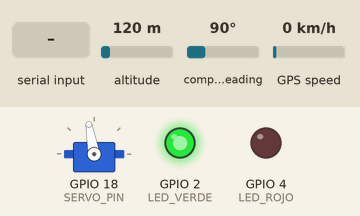
A sketch run on a simulated ESP32. On the bench: servo, output pins drawn as LEDs (lit = HIGH). The inputs (shaded band) are chosen by the test bench; at power-on: altitude 120 m, compass heading 90°, GPS speed 0 km/h. WiFi joins after 1.5 s; servers stay silent unless stated; uploads are accepted with an empty reply; the GPS gets a fix after 3 s at 37.7749, -122.4194 with 8 satellites; what the sketch prints to the serial monitor is not drawn.

Above: at 4.3 s.
4.6 s: "RESET" received over Serial
At 5.32 s:
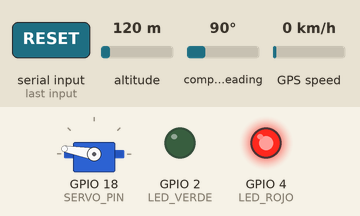
8.1 s: "A" received over Serial
At 11.08 s:
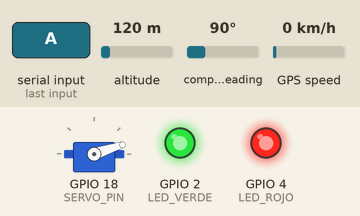
12.4 s: "GET" received over Serial
At 16.2 s:
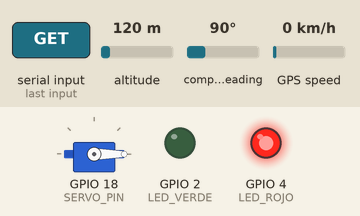
16.7 s: "G" received over Serial
20.2 s: "SET_CONFIG" received over Serial
Timing chart, 0 to 22.9 s (numbered marks = the images above; inputs shaded):
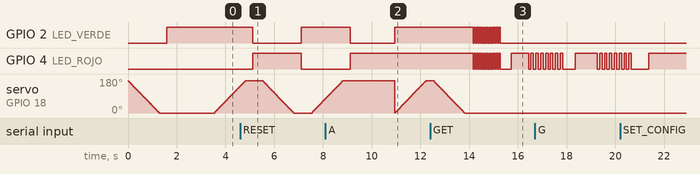

The sketch:

esp32_bicesmartiot.ino
```cpp
#include <WiFi.h>
#include <WiFiClientSecure.h>
#include <HTTPClient.h>
#include <ESP32Servo.h>
#include <TinyGPSPlus.h>

// ==================== CONFIGURACION WIFI / EDGE ====================
const char* WIFI_SSID = "Olimpo";
const char* WIFI_PASSWORD = "1234oscar";
const char* GATEWAY_BASE_URL = "https://api-gateway-production-c440.up.railway.app";
const char* IOT_DEVICE_KEY = "dev-device-key";
const char* DEVICE_ID = "esp32-demo-01";

const unsigned long HEARTBEAT_INTERVAL_MS = 5000;
const unsigned long GPS_EVENT_INTERVAL_MS = 3000;
const unsigned long CONFIG_POLL_INTERVAL_MS = 10000;
const unsigned long COMMAND_POLL_INTERVAL_MS = 2000;

// ==================== PINES ====================
#define LED_VERDE 2
#define LED_ROJO 4
#define SERVO_PIN 18
#define GPS_RX_PIN 19 // ESP32 RX: conectar al TX del GPS
#define GPS_TX_PIN 23 // ESP32 TX: conectar al RX del GPS

// ==================== ACTUADORES / GPS ====================
Servo bloqueoServo;
TinyGPSPlus gps;

bool bloqueado = false;
double geofenceLat = -12.0464;
double geofenceLon = -77.0428;
double geofenceRadiusMeters = 100.0;
double speedLimitKmph = 30.0;

unsigned long lastHeartbeatAt = 0;
unsigned long lastGpsEventAt = 0;
unsigned long lastConfigPollAt = 0;
unsigned long lastCommandPollAt = 0;

const int SERVO_LOCK_ANGLE = 170;
const int SERVO_UNLOCK_ANGLE = 0;

// ==================================================
void conectarWifi()
{
  if (WiFi.status() == WL_CONNECTED)
  {
    return;
  }

  Serial.print("Conectando WiFi: ");
  Serial.println(WIFI_SSID);

  WiFi.mode(WIFI_STA);
  WiFi.begin(WIFI_SSID, WIFI_PASSWORD);

  unsigned long startedAt = millis();
  while (WiFi.status() != WL_CONNECTED && millis() - startedAt < 15000)
  {
    delay(500);
    Serial.print(".");
  }

  Serial.println();

  if (WiFi.status() == WL_CONNECTED)
  {
    Serial.print("WiFi conectado. IP: ");
    Serial.println(WiFi.localIP());
  }
  else
  {
    Serial.println("No se pudo conectar a WiFi. El circuito seguira funcionando localmente.");
  }
}

// ==================================================
String httpRequest(const String& method, const String& url, const String& payload, int& statusCode)
{
  conectarWifi();
  statusCode = 0;

  if (WiFi.status() != WL_CONNECTED)
  {
    Serial.println("HTTP cancelado: WiFi desconectado");
    return "";
  }

  HTTPClient http;
  WiFiClient plainClient;
  WiFiClientSecure secureClient;

  if (url.startsWith("https://"))
  {
    secureClient.setInsecure();
    http.begin(secureClient, url);
  }
  else
  {
    http.begin(plainClient, url);
  }

  http.addHeader("Content-Type", "application/json");
  http.addHeader("X-Device-Key", IOT_DEVICE_KEY);
  http.setTimeout(2500);

  if (method == "GET")
  {
    statusCode = http.GET();
  }
  else
  {
    statusCode = http.POST(payload);
  }

  String response = "";
  if (statusCode > 0)
  {
    response = http.getString();
  }

  http.end();
  return response;
}

// ==================================================
String jsonStringValue(const String& json, const String& key)
{
  String pattern = "\"" + key + "\":\"";
  int start = json.indexOf(pattern);
  if (start < 0)
  {
    return "";
  }
  start += pattern.length();
  int end = json.indexOf("\"", start);
  if (end < 0)
  {
    return "";
  }
  return json.substring(start, end);
}

double jsonNumberValue(const String& json, const String& key, double fallback)
{
  String pattern = "\"" + key + "\":";
  int start = json.indexOf(pattern);
  if (start < 0)
  {
    return fallback;
  }

  start += pattern.length();
  int end = start;
  while (end < json.length())
  {
    char c = json.charAt(end);
    if (!isDigit(c) && c != '-' && c != '+' && c != '.')
    {
      break;
    }
    end++;
  }

  return json.substring(start, end).toDouble();
}

// ==================================================
bool gpsTieneFix()
{
  return gps.location.isValid() && gps.location.age() < 5000;
}

double distanciaZonaMeters()
{
  if (!gpsTieneFix())
  {
    return -1.0;
  }

  return TinyGPSPlus::distanceBetween(gps.location.lat(), gps.location.lng(), geofenceLat, geofenceLon);
}

double velocidadKmph()
{
  if (!gps.speed.isValid())
  {
    return 0.0;
  }
  return gps.speed.kmph();
}

bool dentroDeZona()
{
  double distancia = distanciaZonaMeters();
  return distancia < 0 || distancia <= geofenceRadiusMeters;
}

// ==================================================
void setEstadoVisual(bool alerta)
{
  digitalWrite(LED_ROJO, alerta ? HIGH : LOW);
  digitalWrite(LED_VERDE, alerta ? LOW : HIGH);
}

void moverServo(int angle)
{
  if (!bloqueoServo.attached())
  {
    bloqueoServo.attach(SERVO_PIN, 500, 2500);
  }
  bloqueoServo.write(angle);
  delay(500);
  bloqueoServo.detach();
}

void barridoServo(int fromAngle, int toAngle)
{
  if (!bloqueoServo.attached())
  {
    bloqueoServo.attach(SERVO_PIN, 500, 2500);
  }

  int step = fromAngle <= toAngle ? 2 : -2;
  for (int pos = fromAngle; step > 0 ? pos <= toAngle : pos >= toAngle; pos += step)
  {
    bloqueoServo.write(pos);
    delay(15);
  }

  delay(300);
  bloqueoServo.detach();
}

void alertaVelocidadSerial()
{
  Serial.println();
  Serial.println("***** ALERTA DE VELOCIDAD *****");

  digitalWrite(LED_VERDE, HIGH);
  digitalWrite(LED_ROJO, HIGH);
  Serial.println("Moviendo servo...");
  barridoServo(SERVO_UNLOCK_ANGLE, SERVO_LOCK_ANGLE);
  barridoServo(SERVO_LOCK_ANGLE, SERVO_UNLOCK_ANGLE);

  for (int i = 0; i < 12; i++)
  {
    digitalWrite(LED_VERDE, HIGH);
    digitalWrite(LED_ROJO, HIGH);
    delay(50);
    digitalWrite(LED_VERDE, LOW);
    digitalWrite(LED_ROJO, LOW);
    delay(50);
  }

  if (!bloqueado)
  {
    setEstadoVisual(false);
  }

  Serial.println("Fin alerta velocidad");
  Serial.println();
}

void advertenciaLimiteSerial()
{
  Serial.println();
  Serial.println("***** ADVERTENCIA: CERCA DEL LIMITE *****");

  digitalWrite(LED_ROJO, HIGH);
  for (int i = 0; i < 8; i++)
  {
    digitalWrite(LED_ROJO, HIGH);
    delay(100);
    digitalWrite(LED_ROJO, LOW);
    delay(100);
  }

  if (!bloqueado)
  {
    setEstadoVisual(false);
  }

  Serial.println("Advertencia finalizada");
  Serial.println();
}

void activarBloqueo(const char* reason)
{
  if (!bloqueado)
  {
    barridoServo(SERVO_UNLOCK_ANGLE, SERVO_LOCK_ANGLE);
    bloqueado = true;
  }

  setEstadoVisual(true);
  Serial.print("BLOQUEADO: ");
  Serial.println(reason);
}

void desbloquear(const char* reason)
{
  barridoServo(SERVO_LOCK_ANGLE, SERVO_UNLOCK_ANGLE);
  bloqueado = false;
  setEstadoVisual(false);
  Serial.print("DESBLOQUEADO: ");
  Serial.println(reason);
}

// ==================================================
void enviarEventoIoT(const char* eventType, const char* message)
{
  bool fix = gpsTieneFix();
  bool inside = dentroDeZona();
  double speed = velocidadKmph();

  String payload = "{";
  payload += "\"deviceId\":\"";
  payload += DEVICE_ID;
  payload += "\",\"eventType\":\"";
  payload += eventType;
  payload += "\",\"blocked\":";
  payload += bloqueado ? "true" : "false";
  payload += ",\"message\":\"";
  payload += message;
  payload += "\"";

  if (fix)
  {
    payload += ",\"latitude\":";
    payload += String(gps.location.lat(), 6);
    payload += ",\"longitude\":";
    payload += String(gps.location.lng(), 6);
  }

  payload += ",\"speedKmph\":";
  payload += String(speed, 2);
  payload += ",\"insideGeofence\":";
  payload += inside ? "true" : "false";
  payload += ",\"lockState\":\"";
  payload += bloqueado ? "LOCKED" : "UNLOCKED";
  payload += "\"}";

  int statusCode = 0;
  String url = String(GATEWAY_BASE_URL) + "/api/iot/events";
  String response = httpRequest("POST", url, payload, statusCode);

  Serial.print("POST ");
  Serial.print(eventType);
  Serial.print(" -> ");
  Serial.println(statusCode);

  if (response.length() > 0)
  {
    Serial.println(response);
  }
}

// ==================================================
void consultarConfiguracion()
{
  if (millis() - lastConfigPollAt < CONFIG_POLL_INTERVAL_MS)
  {
    return;
  }
  lastConfigPollAt = millis();

  int statusCode = 0;
  String url = String(GATEWAY_BASE_URL) + "/api/iot/devices/" + DEVICE_ID + "/config";
  String response = httpRequest("GET", url, "", statusCode);

  if (statusCode != 200)
  {
    Serial.print("Config no disponible -> ");
    Serial.println(statusCode);
    return;
  }

  speedLimitKmph = jsonNumberValue(response, "speedLimitKmph", speedLimitKmph);
  geofenceLat = jsonNumberValue(response, "geofenceCenterLat", geofenceLat);
  geofenceLon = jsonNumberValue(response, "geofenceCenterLon", geofenceLon);
  geofenceRadiusMeters = jsonNumberValue(response, "geofenceRadiusMeters", geofenceRadiusMeters);

  Serial.println("Config IoT actualizada:");
  Serial.print("Velocidad limite: ");
  Serial.println(speedLimitKmph);
  Serial.print("Zona: ");
  Serial.print(geofenceLat, 6);
  Serial.print(",");
  Serial.print(geofenceLon, 6);
  Serial.print(" radio=");
  Serial.println(geofenceRadiusMeters);
}

void confirmarComando(const String& commandId, const String& status, const String& message)
{
  String payload = "{\"status\":\"" + status + "\",\"message\":\"" + message + "\"}";
  String url = String(GATEWAY_BASE_URL) + "/api/iot/devices/" + DEVICE_ID + "/commands/" + commandId + "/ack";

  int statusCode = 0;
  httpRequest("POST", url, payload, statusCode);

  Serial.print("ACK comando ");
  Serial.print(commandId);
  Serial.print(" -> ");
  Serial.println(statusCode);
}

void consultarComandos()
{
  if (millis() - lastCommandPollAt < COMMAND_POLL_INTERVAL_MS)
  {
    return;
  }
  lastCommandPollAt = millis();

  int statusCode = 0;
  String url = String(GATEWAY_BASE_URL) + "/api/iot/devices/" + DEVICE_ID + "/commands/next";
  String response = httpRequest("GET", url, "", statusCode);

  if (statusCode == 204)
  {
    return;
  }

  if (statusCode != 200)
  {
    Serial.print("Comandos no disponibles -> ");
    Serial.println(statusCode);
    return;
  }

  String commandId = jsonStringValue(response, "commandId");
  String type = jsonStringValue(response, "type");
  String reason = jsonStringValue(response, "reason");

  Serial.print("Comando recibido: ");
  Serial.print(type);
  Serial.print(" - ");
  Serial.println(reason);

  if (type == "LOCK")
  {
    activarBloqueo("Comando remoto");
    enviarEventoIoT("LOCKED", "BICICLETA BLOQUEADA POR COMANDO");
    confirmarComando(commandId, "ACKED", "LOCK ejecutado");
  }
  else if (type == "UNLOCK")
  {
    desbloquear("Comando remoto");
    enviarEventoIoT("UNLOCKED", "BICICLETA DESBLOQUEADA POR COMANDO");
    confirmarComando(commandId, "ACKED", "UNLOCK ejecutado");
  }
  else if (type == "RESET")
  {
    desbloquear("Reset remoto");
    enviarEventoIoT("RESET", "SISTEMA REINICIADO");
    confirmarComando(commandId, "ACKED", "RESET ejecutado");
  }
  else if (type == "SET_CONFIG")
  {
    lastConfigPollAt = 0;
    consultarConfiguracion();
    enviarEventoIoT("CONFIG_UPDATED", "CONFIGURACION APLICADA");
    confirmarComando(commandId, "ACKED", "Configuracion aplicada");
  }
  else
  {
    confirmarComando(commandId, "REJECTED", "Comando no soportado");
  }
}

// ==================================================
void evaluarReglas()
{
  while (Serial2.available())
  {
    gps.encode(Serial2.read());
  }

  bool inside = dentroDeZona();
  double speed = velocidadKmph();
  bool overSpeed = speed > speedLimitKmph;

  if (!inside)
  {
    activarBloqueo("Fuera de geofence");
    enviarEventoIoT("GEOFENCE_OUTSIDE", "BICICLETA FUERA DEL AREA PERMITIDA");
  }
  else if (overSpeed)
  {
    setEstadoVisual(true);
    enviarEventoIoT("SPEED_ALERT", "VELOCIDAD NO PERMITIDA");
  }
  else if (!bloqueado)
  {
    setEstadoVisual(false);
  }

  if (millis() - lastGpsEventAt >= GPS_EVENT_INTERVAL_MS)
  {
    lastGpsEventAt = millis();
    enviarEventoIoT("GPS_UPDATE", gpsTieneFix() ? "GPS ACTUALIZADO" : "GPS SIN FIX");
  }
}

void enviarHeartbeat()
{
  if (millis() - lastHeartbeatAt < HEARTBEAT_INTERVAL_MS)
  {
    return;
  }

  lastHeartbeatAt = millis();
  enviarEventoIoT("HEARTBEAT", "ESP32 conectado al edge");
}

void comandosSerialLocales()
{
  if (!Serial.available())
  {
    return;
  }

  char c = Serial.read();
  switch (c)
  {
    case 'A':
    case 'a':
      alertaVelocidadSerial();
      enviarEventoIoT("SPEED_ALERT", "ALERTA DE VELOCIDAD POR SERIAL");
      break;

    case 'G':
    case 'g':
      advertenciaLimiteSerial();
      enviarEventoIoT("NEAR_LIMIT", "CERCA DEL LIMITE POR SERIAL");
      break;

    case 'B':
    case 'b':
      activarBloqueo("Serial local");
      enviarEventoIoT("LOCKED", "BICICLETA BLOQUEADA POR SERIAL");
      break;

    case 'R':
    case 'r':
      desbloquear("Serial local");
      enviarEventoIoT("RESET", "SISTEMA REINICIADO POR SERIAL");
      break;

    case 'S':
    case 's':
      Serial.println("===== ESTADO =====");
      Serial.print("WiFi: ");
      Serial.println(WiFi.status() == WL_CONNECTED ? "OK" : "DESCONECTADO");
      Serial.print("GPS chars: ");
      Serial.println(gps.charsProcessed());
      Serial.print("GPS fix: ");
      Serial.println(gpsTieneFix() ? "SI" : "NO");
      Serial.print("Velocidad: ");
      Serial.println(velocidadKmph());
      Serial.print("Bloqueado: ");
      Serial.println(bloqueado ? "SI" : "NO");
      break;
  }
}

// ==================================================
void setup()
{
  Serial.begin(115200);
  Serial2.begin(9600, SERIAL_8N1, GPS_RX_PIN, GPS_TX_PIN);

  pinMode(LED_VERDE, OUTPUT);
  pinMode(LED_ROJO, OUTPUT);

  desbloquear("Inicio del sistema");

  Serial.println();
  Serial.println("=================================");
  Serial.println(" BiceSmartIoT - ESP32 Edge Client ");
  Serial.println("=================================");
  Serial.println("B = bloquear local");
  Serial.println("R = reset/desbloquear local");
  Serial.println("S = estado local");

  conectarWifi();
  consultarConfiguracion();
  enviarEventoIoT("HEARTBEAT", "ESP32 conectado al edge");
  lastHeartbeatAt = millis();
}

// ==================================================
void loop()
{
  comandosSerialLocales();
  consultarConfiguracion();
  consultarComandos();
  evaluarReglas();
  enviarHeartbeat();
}
```
